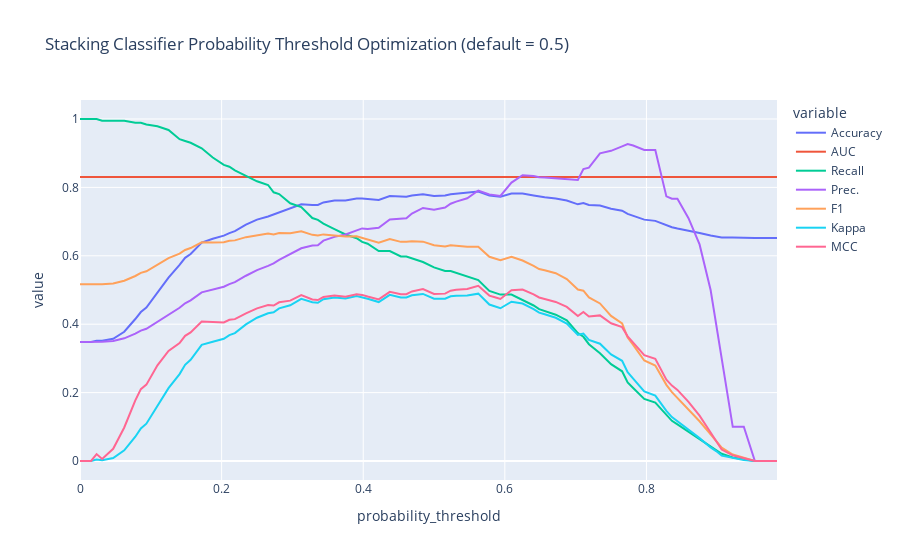

Notebook source saved alongside this figure:
### Code cell
best3 = pcc.compare_models(n_select=3, sort='F1')
stack = pcc.stack_models(best3, optimize='F1')
opstackF1 = pcc.optimize_threshold(stack, optimize='F1')
pcc.plot_model(opstackF1, 'confusion_matrix')
